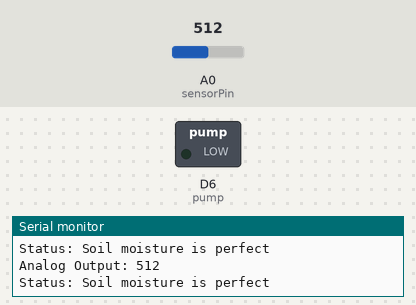
Simulated run of this sketch. Board: ESP8266 (NodeMCU). Parts: switched loads named in the sketch (green lamp = pin HIGH), the last lines printed to the serial monitor. The test bench sets the inputs (shaded band); at power-on: A0 (sensorPin) = 512. Pins used as bus, display or sensor lines are not drawn.

Above: at 15.9 s.
16.0 s: A0 (sensorPin) set to 639
27.3 s: A0 (sensorPin) set to 659
At 36.0 s:
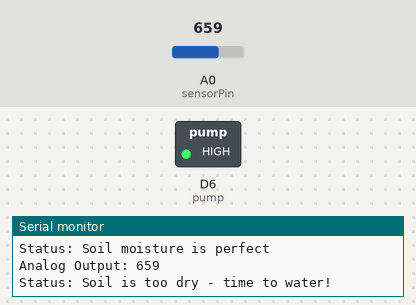
38.6 s: A0 (sensorPin) set to 511
At 39.4 s:
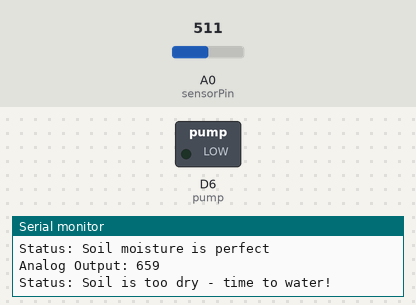
Timing chart, 0 to 41.6 s (numbered marks = the images above; inputs shaded):
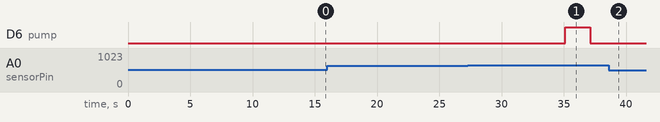

The sketch:

PlantWateringV5.ino
```cpp
//V5 took inspiration from the OfferZen interval logic and combined V1 and V4. The pump control is finally working....and timing is working.

/* Change these values based on your calibration values */
#define soilWet 500   // Define max value we consider soil 'wet'
#define soilDry 650   // Define min value we consider soil 'dry'

// Sensor pins
#define sensorPower D7
#define sensorPin A0
#define pump D6

// Define timing variables
unsigned long checkInterval=10000;
unsigned long nextCheckAt = 5000; //Starts at 5000 otherwise when you plug in it waters!

void setup() {
    pinMode(sensorPower, OUTPUT);
    pinMode(sensorPin, OUTPUT);
    pinMode(pump, OUTPUT);
    Serial.begin(115200);
    Serial.println("Begin program");
}

void loop() {
    // https://www.arduino.cc/reference/en/language/functions/time/millis/
    unsigned long currentMillis = millis();

    // Check if it's time to take a reading
   if(currentMillis > nextCheckAt) {
        // Get the reading from the function below and print it
        int moisture = readSensor();
        Serial.print("Analog Output: ");
        Serial.println(moisture);

        // Determine the status of our soil
        if (moisture < soilWet) {
            Serial.println("Status: Soil is too wet");
            digitalWrite(pump, LOW);
        } else if (moisture >= soilWet && moisture < soilDry) {
            Serial.println("Status: Soil moisture is perfect");
            digitalWrite(pump, LOW);
        } else {
            Serial.println("Status: Soil is too dry - time to water!");
            digitalWrite(pump, HIGH);
            delay(2000);
            digitalWrite(pump, LOW);
        }
    //Set the next check time. This works in relation to the currentMillis counter.
    nextCheckAt = currentMillis+checkInterval;
    }
}

// This function returns the analog soil moisture measurement
int readSensor() {
    digitalWrite(sensorPower, HIGH);        // Turn the sensor ON
    delay(100);                             // Allow power to settle
    int val = analogRead(sensorPin);        // Read the analog value from the sensor
    digitalWrite(sensorPower, LOW);         // Turn the sensor OFF
    return val;                             // Return analog value
}
```

Measured:
- the behaviour switches between 649 and 650 on A0 (sensorPin) (found by bisection; images 0 and 1)
- after the input at 27.3 s, D6 (pump): LOW → HIGH after 7.8 s, → LOW 2.0 s later
- after the input at 38.6 s, D6 (pump): stays LOW (without the input it goes to HIGH after 6.5 s)
